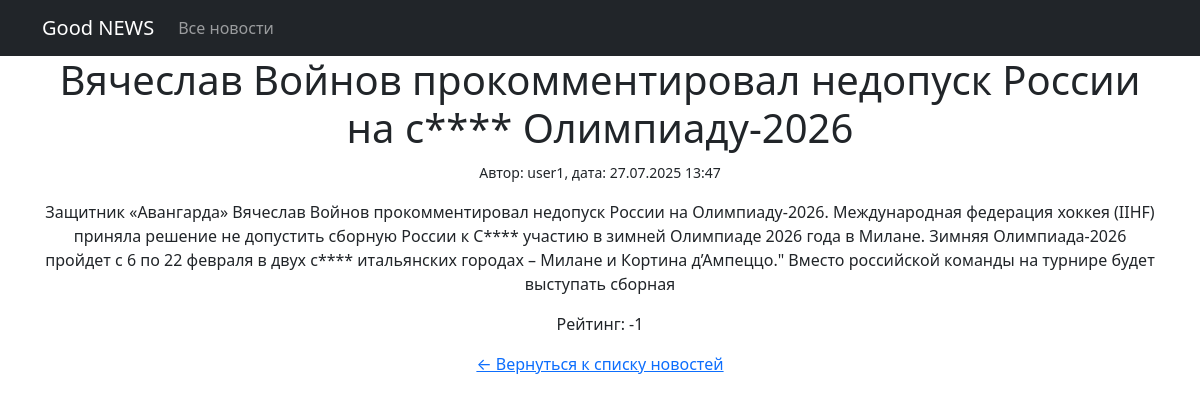
The page /news/1/ on the database its author committed.
### news/models.py (models this page shows, shortened)
class Post(models.Model):
    author = models.ForeignKey(Author, on_delete=models.CASCADE)
    post_type = models.CharField(max_length=2, choices=POST_TYPES, default='AR')
    data_time_created = models.DateTimeField(auto_now_add=True)
    categories = models.ManyToManyField(Category, through='PostCategory')
    title = models.CharField(max_length=255)
    text = models.TextField()
    rating = models.IntegerField(default=0)

class Author(models.Model):
    user = models.OneToOneField(User, on_delete=models.CASCADE)
    rating = models.IntegerField(default=0)

### news/views.py (the view)
# urls.py: path('<int:pk>/', PostDetail.as_view(), name='news_detail'),
class PostDetail(DetailView):
    model = Post
    template_name = 'news_detail.html'
    context_object_name = 'news'

### news/templatetags/custom_filters.py (called while the page is built)
@register.filter(name='censor_words')
def censor_words(value):
    if not isinstance(value, str):
        return value
    def censor_match(match):
        word = match.group()
        if len(word) > 1 and (word[0].isalpha() and word[0].lower() == word[0] or word[0].isupper()):
            if word.lower() in BAD_WORDS:
                return word[0] + '*' * (len(word) - 1)
        return word
    pattern = re.compile(r'\b[А-Яа-яЁё]+\b')
    censored_text = pattern.sub(censor_match, value)
    return censored_text

### templates/news_detail.html
{% extends 'flatpages/default.html' %}
{% load custom_filters %}
{% block content %}
<h1>{{ news.title|censor_words }}</h1>
<p><small>Автор: {{ news.author.user.username }}, дата: {{ news.data_time_created|date:"d.m.Y H:i" }}</small></p>
<div>
    {{ news.text|censor_words|linebreaks }}
</div>
<p>Рейтинг: {{ news.rating }}</p>
<a href="{% url 'news_list' %}">← Вернуться к списку новостей</a>
{% endblock %}

### rows shown on the page
Post: title|censor_words "Вячеслав Войнов прокомментировал недопуск России на с**** Олимпиаду-2026", author.user.username "user1", data_time_created "27.07.2025 13:47", text|censor_words "Защитник «Авангарда» Вячеслав Войнов прокомментировал недопуск России на Олимпиаду-2026. Международная федерация хоккея (IIHF) приняла решение не допустить сборную России к С**** участию в зимней Олимпиаде 2026 года в Милане. Зимняя Олимпиада-2026 пройдет с 6 по 22 февраля в двух с**** итальянских городах – Милане и Кортина д’Ампеццо.\" Вместо российской команды на турнире будет выступать сборная", rating "-1"
